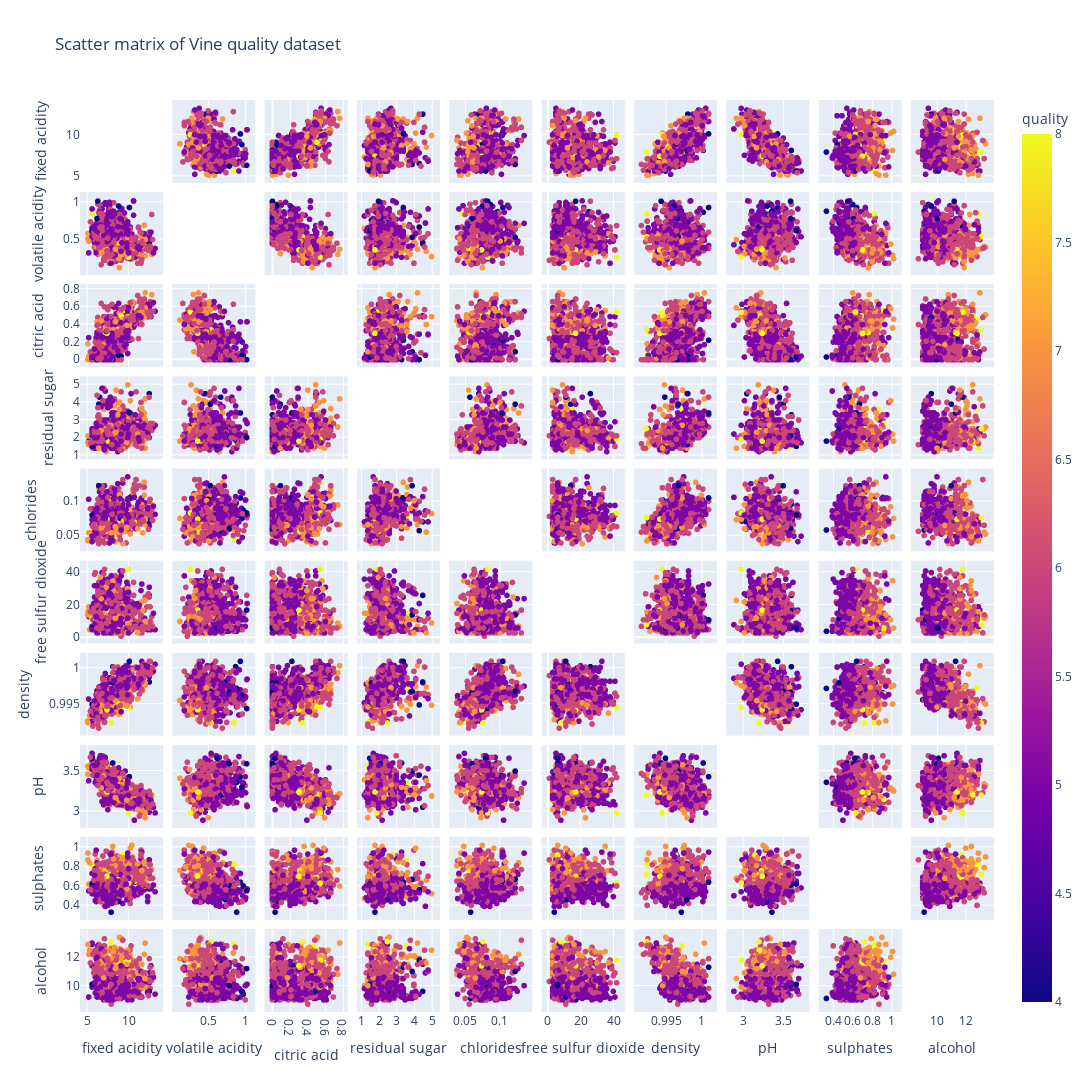

The notebook cell this image was saved under:
### Code cell
fig = px.scatter_matrix(df,
    dimensions=["fixed acidity", "volatile acidity", "citric acid", "residual sugar","chlorides","free sulfur dioxide","density","pH","sulphates","alcohol"],
    color="quality",
title = "Scatter matrix of Vine quality dataset", labels={col:col.replace('_', ' ') for col in df.columns}) # remove underscore
fig.update_traces(diagonal_visible=False)
fig.update_layout(width=1400,
    height=1200)
fig.show()

### Figure 1 — Plotly figure (JSON) as saved in the notebook; plotly's stock layout.template omitted (floating-point values rounded to 4 significant figures; data arrays with more than 128 entries replaced by an {"elided": "..."} marker saying what was removed)
{"data": [{"diagonal": {"visible": false}, "dimensions": [{"axis": {"matches": true}, "label": "fixed acidity", "values": {"elided": "940 float values"}}, {"axis": {"matches": true}, "label": "volatile acidity", "values": {"elided": "940 float values"}}, {"axis": {"matches": true}, "label": "citric acid", "values": {"elided": "940 float values"}}, {"axis": {"matches": true}, "label": "residual sugar", "values": {"elided": "940 float values"}}, {"axis": {"matches": true}, "label": "chlorides", "values": {"elided": "940 float values"}}, {"axis": {"matches": true}, "label": "free sulfur dioxide", "values": {"elided": "940 int values"}}, {"axis": {"matches": true}, "label": "density", "values": {"elided": "940 float values"}}, {"axis": {"matches": true}, "label": "pH", "values": {"elided": "940 float values"}}, {"axis": {"matches": true}, "label": "sulphates", "values": {"elided": "940 float values"}}, {"axis": {"matches": true}, "label": "alcohol", "values": {"elided": "940 float values"}}], "hovertemplate": "%{xaxis.title.text}=%{x}<br>%{yaxis.title.text}=%{y}<br>quality=%{marker.color}<extra></extra>", "legendgroup": "", "marker": {"color": {"elided": "940 int values"}, "coloraxis": "coloraxis", "symbol": "circle"}, "name": "", "showlegend": false, "type": "splom"}], "layout": {"coloraxis": {"colorbar": {"title": {"text": "quality"}}, "colorscale": [[0, "#0d0887"], [0.1111, "#46039f"], [0.2222, "#7201a8"], [0.3333, "#9c179e"], [0.4444, "#bd3786"], [0.5556, "#d8576b"], [0.6667, "#ed7953"], [0.7778, "#fb9f3a"], [0.8889, "#fdca26"], [1, "#f0f921"]]}, "dragmode": "select", "height": 1200, "legend": {"tracegroupgap": 0}, "title": {"text": "Scatter matrix of Vine quality dataset"}, "width": 1400, "xaxis": {"autorange": true, "range": [4.206, 14.09], "type": "linear"}, "xaxis10": {"autorange": true, "range": [8.181, 13.92], "type": "linear"}, "xaxis2": {"autorange": true, "range": [0.02008, 1.125], "type": "linear"}, "xaxis3": {"autorange": true, "range": [-0.08391, 0.8439], "type": "linear"}, "xaxis4": {"autorange": true, "range": [0.7804, 5.42], "type": "linear"}, "xaxis5": {"autorange": true, "range": [0.02718, 0.1468], "type": "linear"}, "xaxis6": {"autorange": true, "range": [-3.527, 46.53], "type": "linear"}, "xaxis7": {"autorange": true, "range": [0.9906, 1.002], "type": "linear"}, "xaxis8": {"autorange": true, "range": [2.798, 3.812], "type": "linear"}, "xaxis9": {"autorange": true, "range": [0.2538, 1.096], "type": "linear"}, "yaxis": {"autorange": true, "range": [4.206, 14.09], "type": "linear"}, "yaxis10": {"autorange": true, "range": [8.181, 13.92], "type": "linear"}, "yaxis2": {"autorange": true, "range": [0.02008, 1.125], "type": "linear"}, "yaxis3": {"autorange": true, "range": [-0.08391, 0.8439], "type": "linear"}, "yaxis4": {"autorange": true, "range": [0.7804, 5.42], "type": "linear"}, "yaxis5": {"autorange": true, "range": [0.02718, 0.1468], "type": "linear"}, "yaxis6": {"autorange": true, "range": [-3.527, 46.53], "type": "linear"}, "yaxis7": {"autorange": true, "range": [0.9906, 1.002], "type": "linear"}, "yaxis8": {"autorange": true, "range": [2.798, 3.812], "type": "linear"}, "yaxis9": {"autorange": true, "range": [0.2538, 1.096], "type": "linear"}}}
